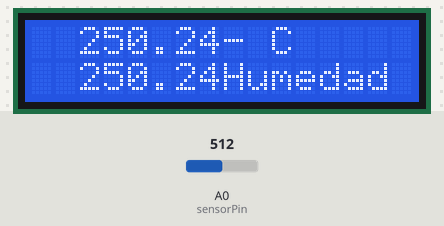
Bench run of a sketch on a simulated Arduino Uno, built with avr-gcc and run on an emulated ATmega328P. Parts: 16×2 character LCD. Inputs (shaded band) come from the test bench; at power-on: A0 (sensorPin) = 512. What the sketch prints to the serial monitor is not drawn.

Above: at 1.2 s.
1.3 s: A0 (sensorPin) set to 716
At 2.8 s:
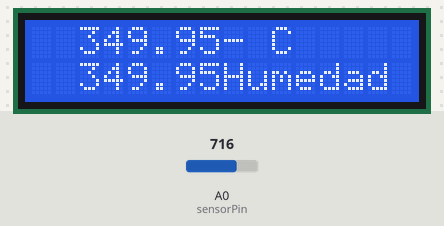
5.4 s: A0 (sensorPin) set to 900
At 7.0 s:
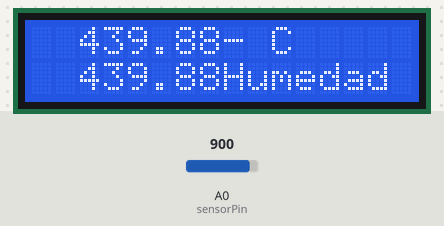
8.7 s: A0 (sensorPin) set to 1023
At 10.1 s:
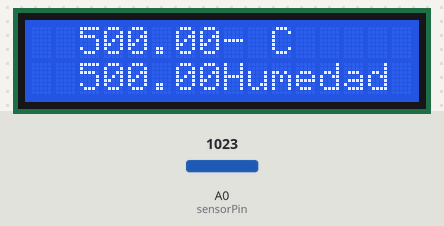

The sketch:

TP_5_LCD_Temp.ino
```cpp
#include <DHT11.h>

#include <Wire.h>
#include <LCD.h>
// Codigo para usar un LCD 16x2 con Arduino
#include <LiquidCrystal_I2C.h>

//Pines en el PCF8574(dir, en,rw,rs,d4,d5,d6,d7,bl, blpol)
LiquidCrystal_I2C lcd(0x27, 2, 1, 0, 4, 5, 6, 7, 3, POSITIVE);
const int sensorPin= A0;;
void setup()
{
  Serial.begin(9600);
  lcd.begin(16,2);
}
void loop()
{
  int value = analogRead(sensorPin);
  float millivolts = (value / 1023.0) * 5000;
  float celsius = millivolts / 10;
  Serial.print(celsius);
  Serial.println(" C");
  //escribimos un texto
  lcd.setCursor(2,0);
  lcd.print(celsius);
  lcd.setCursor(8,0);
  lcd.print("- C");

  lcd.setCursor(2,1);
  lcd.print(celsius);
  lcd.setCursor(8,1);
  lcd.print("Humedad");
  //Esperamos
  delay(1000);
  //Y lo borramos
  lcd.clear();
}
```

Measured:
- after the input at 1.3 s, the display: first differs from a run without the input after 0.84 s (image 1)
- after the input at 5.4 s, the display: first differs from a run without the input after 0.86 s (image 2)
- after the input at 8.7 s, the display: first differs from a run without the input after 0.64 s (image 3)
- what the display in image 1 shows lasts 1.0 s, from 2.1 s to 3.1 s
